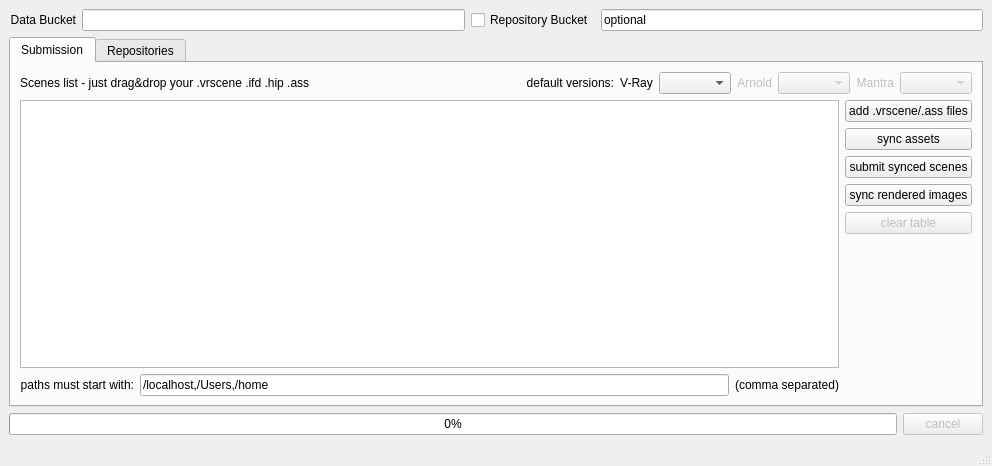
<?xml version="1.0" encoding="UTF-8"?>
<ui version="4.0">
 <class>OpenCloudRenderSubmit</class>
 <widget class="QMainWindow" name="OpenCloudRenderSubmit">
  <property name="geometry">
   <rect>
    <x>0</x>
    <y>0</y>
    <width>992</width>
    <height>466</height>
   </rect>
  </property>
  <property name="acceptDrops">
   <bool>true</bool>
  </property>
  <property name="windowTitle">
   <string>OpenCloudRender</string>
  </property>
  <widget class="QWidget" name="centralwidget">
   <layout class="QGridLayout" name="gridLayout_4">
    <item row="0" column="0">
     <layout class="QHBoxLayout" name="horizontalLayout">
      <item>
       <widget class="QLabel" name="dataBucketNameLabel">
        <property name="text">
         <string>Data Bucket</string>
        </property>
        <property name="alignment">
         <set>Qt::AlignRight|Qt::AlignTrailing|Qt::AlignVCenter</set>
        </property>
       </widget>
      </item>
      <item>
       <widget class="QLineEdit" name="dataBucketName"/>
      </item>
      <item>
       <widget class="QCheckBox" name="repoBucketCheckBox">
        <property name="text">
         <string>Repository Bucket</string>
        </property>
       </widget>
      </item>
      <item>
       <widget class="QLineEdit" name="repoBucketName">
        <property name="enabled">
         <bool>true</bool>
        </property>
        <property name="text">
         <string>optional</string>
        </property>
       </widget>
      </item>
     </layout>
    </item>
    <item row="1" column="0">
     <widget class="QTabWidget" name="tabWidget">
      <property name="currentIndex">
       <number>0</number>
      </property>
      <property name="movable">
       <bool>false</bool>
      </property>
      <widget class="QWidget" name="submissionTab">
       <attribute name="title">
        <string>Submission</string>
       </attribute>
       <layout class="QGridLayout" name="gridLayout">
        <item row="0" column="0" colspan="2">
         <layout class="QHBoxLayout" name="horizontalLayout_3">
          <item>
           <widget class="QLabel" name="dragDropOnlyLabel">
            <property name="text">
             <string>Scenes list - just drag&amp;drop your .vrscene .ifd .hip .ass</string>
            </property>
           </widget>
          </item>
          <item>
           <spacer name="horizontalSpacer">
            <property name="orientation">
             <enum>Qt::Horizontal</enum>
            </property>
            <property name="sizeHint" stdset="0">
             <size>
              <width>40</width>
              <height>20</height>
             </size>
            </property>
           </spacer>
          </item>
          <item>
           <widget class="QLabel" name="defaultVersionLabel">
            <property name="enabled">
             <bool>true</bool>
            </property>
            <property name="text">
             <string>default versions:</string>
            </property>
            <property name="alignment">
             <set>Qt::AlignRight|Qt::AlignTrailing|Qt::AlignVCenter</set>
            </property>
           </widget>
          </item>
          <item>
           <widget class="QLabel" name="vrayVersionLabel">
            <property name="text">
             <string>V-Ray</string>
            </property>
            <property name="alignment">
             <set>Qt::AlignCenter</set>
            </property>
           </widget>
          </item>
          <item>
           <widget class="QComboBox" name="vrayVersionComboBox"/>
          </item>
          <item>
           <widget class="QLabel" name="arnoldVersionLabel">
            <property name="enabled">
             <bool>false</bool>
            </property>
            <property name="text">
             <string>Arnold</string>
            </property>
            <property name="alignment">
             <set>Qt::AlignRight|Qt::AlignTrailing|Qt::AlignVCenter</set>
            </property>
           </widget>
          </item>
          <item>
           <widget class="QComboBox" name="arnoldVersionComboBox">
            <property name="enabled">
             <bool>false</bool>
            </property>
           </widget>
          </item>
          <item>
           <widget class="QLabel" name="mantraVersionLabel">
            <property name="enabled">
             <bool>false</bool>
            </property>
            <property name="text">
             <string>Mantra</string>
            </property>
            <property name="alignment">
             <set>Qt::AlignRight|Qt::AlignTrailing|Qt::AlignVCenter</set>
            </property>
           </widget>
          </item>
          <item>
           <widget class="QComboBox" name="mantraVersionComboBox">
            <property name="enabled">
             <bool>false</bool>
            </property>
           </widget>
          </item>
         </layout>
        </item>
        <item row="1" column="0">
         <widget class="QTableView" name="scenesTableView">
          <property name="acceptDrops">
           <bool>true</bool>
          </property>
         </widget>
        </item>
        <item row="1" column="1" rowspan="2">
         <layout class="QVBoxLayout" name="verticalLayout">
          <item>
           <widget class="QPushButton" name="addScenesButton">
            <property name="text">
             <string>add .vrscene/.ass files</string>
            </property>
           </widget>
          </item>
          <item>
           <widget class="QPushButton" name="syncAssetsButton">
            <property name="text">
             <string>sync assets</string>
            </property>
           </widget>
          </item>
          <item>
           <widget class="QPushButton" name="submitScenesButton">
            <property name="text">
             <string>submit synced scenes</string>
            </property>
           </widget>
          </item>
          <item>
           <widget class="QPushButton" name="syncImagesButton">
            <property name="text">
             <string>sync rendered images</string>
            </property>
           </widget>
          </item>
          <item>
           <widget class="QPushButton" name="clearTableButton">
            <property name="enabled">
             <bool>false</bool>
            </property>
            <property name="text">
             <string>clear table</string>
            </property>
           </widget>
          </item>
          <item>
           <spacer name="verticalSpacer">
            <property name="orientation">
             <enum>Qt::Vertical</enum>
            </property>
            <property name="sizeHint" stdset="0">
             <size>
              <width>20</width>
              <height>40</height>
             </size>
            </property>
           </spacer>
          </item>
         </layout>
        </item>
        <item row="2" column="0">
         <layout class="QHBoxLayout" name="horizontalLayout_4">
          <item>
           <widget class="QLabel" name="pathStartsWithsLabel">
            <property name="text">
             <string>paths must start with:</string>
            </property>
            <property name="alignment">
             <set>Qt::AlignRight|Qt::AlignTrailing|Qt::AlignVCenter</set>
            </property>
           </widget>
          </item>
          <item>
           <widget class="QLineEdit" name="pathStartsWiths">
            <property name="text">
             <string>/localhost,/Users,/home</string>
            </property>
           </widget>
          </item>
          <item>
           <widget class="QLabel" name="commaSeparatedLabel">
            <property name="text">
             <string>(comma separated)</string>
            </property>
            <property name="alignment">
             <set>Qt::AlignRight|Qt::AlignTrailing|Qt::AlignVCenter</set>
            </property>
           </widget>
          </item>
         </layout>
        </item>
       </layout>
      </widget>
      <widget class="QWidget" name="repoTab">
       <attribute name="title">
        <string>Repositories</string>
       </attribute>
       <layout class="QGridLayout" name="gridLayout_3">
        <item row="0" column="0">
         <layout class="QGridLayout" name="gridLayout_2">
          <item row="3" column="5">
           <widget class="QComboBox" name="arnoldRepoVersionComboBox">
            <property name="enabled">
             <bool>false</bool>
            </property>
            <item>
             <property name="text">
              <string>all</string>
             </property>
            </item>
            <item>
             <property name="text">
              <string>scan...</string>
             </property>
            </item>
           </widget>
          </item>
          <item row="3" column="1">
           <widget class="QLineEdit" name="arnoldRepoPathGlob">
            <property name="enabled">
             <bool>false</bool>
            </property>
            <property name="text">
             <string>/localhost/opt/arnold/*</string>
            </property>
           </widget>
          </item>
          <item row="3" column="6">
           <widget class="QLineEdit" name="arnoldRepoExcludes">
            <property name="text">
             <string/>
            </property>
           </widget>
          </item>
          <item row="1" column="2">
           <widget class="QPushButton" name="vrayRepoBrowseButton">
            <property name="text">
             <string>browse</string>
            </property>
           </widget>
          </item>
          <item row="2" column="4">
           <widget class="QLineEdit" name="houdiniRepoStripPathPrefix">
            <property name="text">
             <string/>
            </property>
           </widget>
          </item>
          <item row="2" column="7">
           <widget class="QPushButton" name="syncHoudiniRepoButton">
            <property name="enabled">
             <bool>false</bool>
            </property>
            <property name="text">
             <string>sync Houdini</string>
            </property>
           </widget>
          </item>
          <item row="1" column="0">
           <widget class="QLabel" name="vrayRepoPathGlobLabel">
            <property name="text">
             <string>Vray</string>
            </property>
            <property name="alignment">
             <set>Qt::AlignRight|Qt::AlignTrailing|Qt::AlignVCenter</set>
            </property>
           </widget>
          </item>
          <item row="2" column="6">
           <widget class="QLineEdit" name="houdiniRepoExcludes">
            <property name="text">
             <string>toolkit</string>
            </property>
           </widget>
          </item>
          <item row="3" column="7">
           <widget class="QPushButton" name="syncArnoldRepoButton">
            <property name="enabled">
             <bool>false</bool>
            </property>
            <property name="text">
             <string>sync Arnold</string>
            </property>
           </widget>
          </item>
          <item row="2" column="1">
           <widget class="QLineEdit" name="houdiniRepoPathGlobL">
            <property name="enabled">
             <bool>false</bool>
            </property>
            <property name="text">
             <string>/localhost/opt/hfs*</string>
            </property>
           </widget>
          </item>
          <item row="2" column="0">
           <widget class="QLabel" name="houdiniRepoPathGlobLabel">
            <property name="enabled">
             <bool>false</bool>
            </property>
            <property name="text">
             <string>Houdini</string>
            </property>
            <property name="alignment">
             <set>Qt::AlignRight|Qt::AlignTrailing|Qt::AlignVCenter</set>
            </property>
           </widget>
          </item>
          <item row="1" column="3">
           <widget class="QPushButton" name="vrayInstallButton">
            <property name="text">
             <string>install</string>
            </property>
           </widget>
          </item>
          <item row="1" column="4">
           <widget class="QLineEdit" name="vrayRepoStripPathPrefix">
            <property name="text">
             <string/>
            </property>
           </widget>
          </item>
          <item row="1" column="6">
           <widget class="QLineEdit" name="vrayRepoExcludes">
            <property name="text">
             <string>docs,include,opensl,samples,scenes</string>
            </property>
           </widget>
          </item>
          <item row="2" column="5">
           <widget class="QComboBox" name="houdiniRepoVersionComboBox">
            <property name="enabled">
             <bool>false</bool>
            </property>
            <item>
             <property name="text">
              <string>all</string>
             </property>
            </item>
            <item>
             <property name="text">
              <string>scan...</string>
             </property>
            </item>
           </widget>
          </item>
          <item row="2" column="2">
           <widget class="QPushButton" name="houdiniRepoBrowseButton">
            <property name="enabled">
             <bool>false</bool>
            </property>
            <property name="text">
             <string>browse</string>
            </property>
           </widget>
          </item>
          <item row="3" column="0">
           <widget class="QLabel" name="arnoldRepoPathGlobLabel">
            <property name="enabled">
             <bool>false</bool>
            </property>
            <property name="text">
             <string>Arnold</string>
            </property>
            <property name="alignment">
             <set>Qt::AlignRight|Qt::AlignTrailing|Qt::AlignVCenter</set>
            </property>
           </widget>
          </item>
          <item row="1" column="7">
           <widget class="QPushButton" name="vrayRepoSyncButton">
            <property name="text">
             <string>sync Vray</string>
            </property>
           </widget>
          </item>
          <item row="1" column="5">
           <widget class="QComboBox" name="vrayRepoVersionComboBox">
            <item>
             <property name="text">
              <string>all</string>
             </property>
            </item>
            <item>
             <property name="text">
              <string>scan...</string>
             </property>
            </item>
           </widget>
          </item>
          <item row="3" column="2">
           <widget class="QPushButton" name="arnoldRepoBrowseButton">
            <property name="enabled">
             <bool>false</bool>
            </property>
            <property name="text">
             <string>browse</string>
            </property>
           </widget>
          </item>
          <item row="3" column="4">
           <widget class="QLineEdit" name="arnoldRepoStripPathPrefix">
            <property name="text">
             <string/>
            </property>
           </widget>
          </item>
          <item row="1" column="1">
           <widget class="QLineEdit" name="vrayRepoPathGlob">
            <property name="text">
             <string>/localhost/opt/vray/*</string>
            </property>
           </widget>
          </item>
          <item row="0" column="1">
           <widget class="QLabel" name="localRepoPathGlobLabel">
            <property name="text">
             <string>Local Linux Repository paths (glob)</string>
            </property>
           </widget>
          </item>
          <item row="0" column="4">
           <widget class="QLabel" name="vrayRepoStripPathPrefixLabel">
            <property name="text">
             <string>strip path prefix - optional</string>
            </property>
           </widget>
          </item>
          <item row="0" column="5">
           <widget class="QLabel" name="localVersionLabel">
            <property name="text">
             <string>local version</string>
            </property>
            <property name="alignment">
             <set>Qt::AlignCenter</set>
            </property>
           </widget>
          </item>
          <item row="0" column="6">
           <widget class="QLabel" name="vrayRepoExcludesLabel">
            <property name="text">
             <string>Exclude directories:</string>
            </property>
           </widget>
          </item>
         </layout>
        </item>
        <item row="1" column="0">
         <spacer name="verticalSpacer_2">
          <property name="orientation">
           <enum>Qt::Vertical</enum>
          </property>
          <property name="sizeHint" stdset="0">
           <size>
            <width>20</width>
            <height>135</height>
           </size>
          </property>
         </spacer>
        </item>
       </layout>
      </widget>
     </widget>
    </item>
    <item row="2" column="0">
     <layout class="QHBoxLayout" name="horizontalLayout_2">
      <item>
       <widget class="QProgressBar" name="progressBar">
        <property name="value">
         <number>0</number>
        </property>
       </widget>
      </item>
      <item>
       <widget class="QPushButton" name="cancelButton">
        <property name="enabled">
         <bool>false</bool>
        </property>
        <property name="text">
         <string>cancel</string>
        </property>
       </widget>
      </item>
     </layout>
    </item>
   </layout>
   <zorder>tabWidget</zorder>
   <zorder>cancelButton</zorder>
   <zorder>progressBar</zorder>
   <zorder>dataBucketNameLabel</zorder>
   <zorder>dataBucketName</zorder>
   <zorder>repoBucketName</zorder>
   <zorder>repoBucketCheckBox</zorder>
   <zorder>progressBar</zorder>
  </widget>
  <widget class="QStatusBar" name="statusbar"/>
 </widget>
 <resources/>
 <connections>
  <connection>
   <sender>repoBucketCheckBox</sender>
   <signal>toggled(bool)</signal>
   <receiver>repoBucketName</receiver>
   <slot>setEnabled(bool)</slot>
   <hints>
    <hint type="sourcelabel">
     <x>759</x>
     <y>19</y>
    </hint>
    <hint type="destinationlabel">
     <x>1095</x>
     <y>19</y>
    </hint>
   </hints>
  </connection>
 </connections>
</ui>
